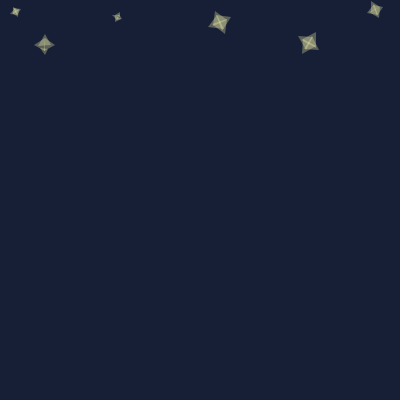
Frame 1 (no input)
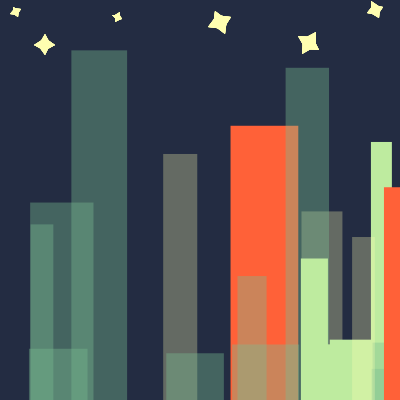
Frame 60 (the mouse pressed at the canvas centre just before this capture)
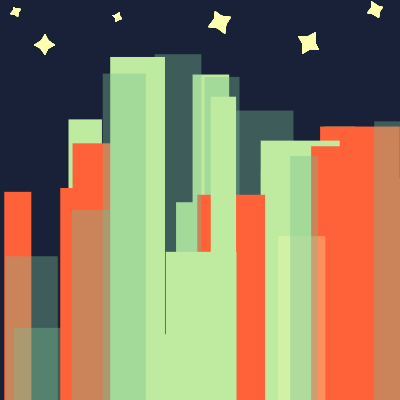
Frame 120 (the mouse held since frame 60 and released just before this capture)

The Processing sketch that drew these frames (run headless with seeded random() and noise(); from frame 60 on, the mouse is pressed at the canvas centre):

// Processing sketch: processing_54622
// ── processing_54622.pde

//Sketch by Karen Vertierra 2012
 
void setup() {
  size(400, 400);
  background(0, 163, 136);
  smooth();
  rectMode(CORNERS);  
  noStroke();
}
 
float count = 40;
float buildings;
float spread;
float wdthVary;
float htVary;
float bkgrdColorPulse;
 
void draw() {
 
  if (count > 0) {  // count is less than num is true; this sets the following tests into motion
    buildings = random(1, 18);  // randomly a number between 1 and 12 will be used and change color of buildings
    if ((buildings >= 1) && (buildings <= 6)) { 
      fill(255, 97, 56);  // orange buildings
    }
     
    if ((buildings >= 7) && (buildings <= 12)) { 
      fill(190, 235, 159);  // light green buidings     
    }
    if ((buildings >= 13) && (buildings <= 18)) { 
      fill(121, 189, 143, 99);  // indigo buildings
    }
    if (count % 40 == 0) {  // this makes the background reset when building count equals 40
      bkgrdColorPulse = random(10, 50);  // this makes the background color change within a random, but still remains blue
      background(2+bkgrdColorPulse, 11+bkgrdColorPulse, 33+bkgrdColorPulse);       
    }
    else {
 
      if (count % 160 == 4) {  // this makes the background reset when building count equals 160; each cycle is actually looping on top of the previous one (it is not resetting or loopin in the literal sense)
        background(0, 163, 136);
      } 
      spread = random(1, 400);  // makes the buldings spread randomly across the width of the sketch screen
      wdthVary = random(20, 80);  // makes the buidling widths vary randomly with a constrained range
      htVary = random(50, 380);  // makes the building heights vary randomly with a constrained range
      rect(spread, htVary, spread + wdthVary, 400);
      
    }
    count++;
  }

  fill(255, 255, 177, 75);
  
  //star 1
  triangle(45, 34, 51, 45, 38, 46); 
  triangle(34, 45, 45, 51, 45, 38);
  triangle(55, 45, 44, 51, 45, 38);
  triangle(45, 55, 48, 49, 40, 48);
  
  //star 2
  triangle(120, 12, 120, 17, 115, 15);
  triangle(112, 15, 119, 15, 117, 20);
  triangle(115, 22, 115, 15, 121, 19);
  triangle(122, 19, 116, 20, 119, 14);
  
  //star 3
  triangle(215, 11, 213, 26, 227, 20);
  triangle(208, 27, 224, 29, 217, 15);
  triangle(225, 34, 212, 24, 227, 19);
  triangle(231, 17, 216, 15, 222, 31);
  
  //star 4
  triangle(316, 32, 316, 48, 301, 40);
  triangle(319, 50, 304, 49, 312, 36);
  triangle(302, 54, 316, 46, 303, 39);
  triangle(298, 36, 306, 50, 313, 37);
  
  //star 5
  triangle(371, 1, 371, 12, 380, 7);
  triangle(367, 13, 374, 4, 378, 15);
  triangle(379, 18, 369, 12, 380, 7);
  triangle(383, 7, 373, 5, 377, 16);
  
  //star 6
  triangle(13, 7, 13, 14, 19, 10);
  triangle(10, 14, 15, 8, 18, 15);
  triangle(18, 17, 12, 13, 19, 9);
  triangle(21, 9, 17, 15, 13, 8);
  
  }

 
